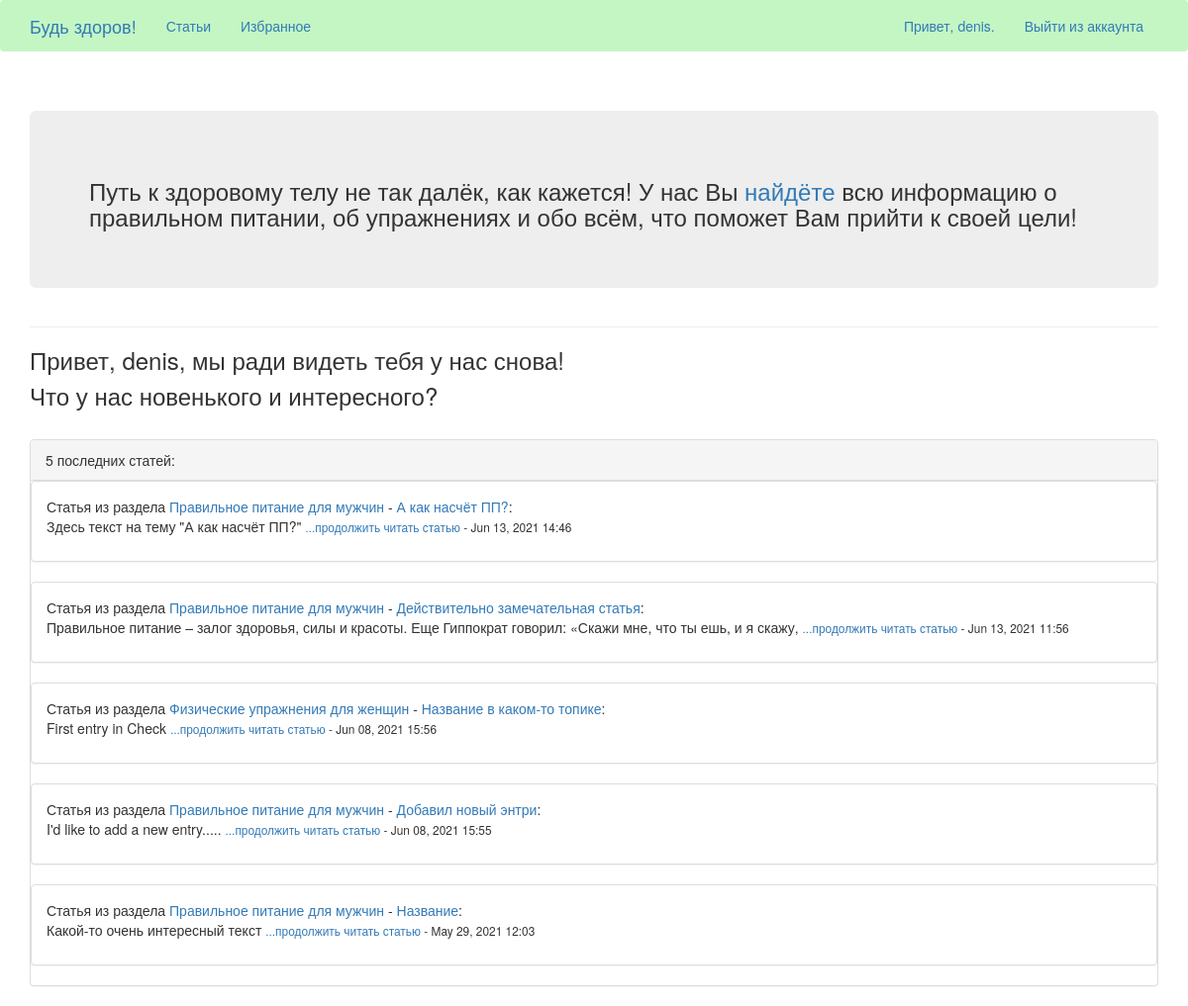
The app's page / (signed in), older data.
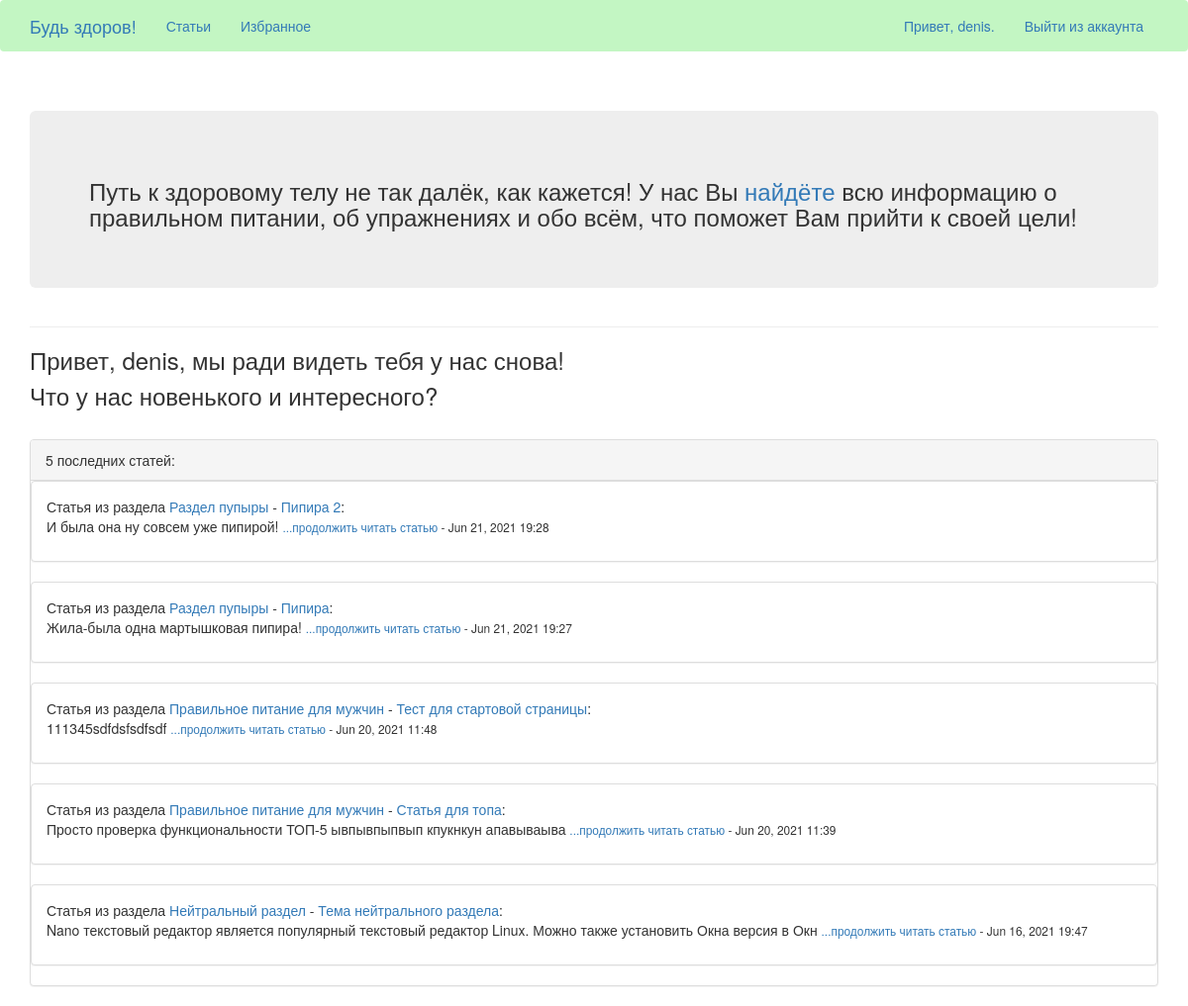
The same page, newer data.
### learning_logs/models.py (models this page shows, shortened)
class Entry(models.Model):
    topic = models.ForeignKey(Topic, on_delete=models.CASCADE)
    title = models.CharField(max_length=50)
    text = models.TextField()
    date_added = models.DateTimeField(auto_now_add=True)
    like = models.ManyToManyField(User, blank=True)
    class Meta:
        verbose_name_plural = 'entries'

class Topic(models.Model):
    text = models.CharField(max_length=200)
    date_added = models.DateTimeField(auto_now_add=True)
    owner=models.ForeignKey(User, on_delete=models.CASCADE)
    def __str__(self):
        return self.text

### learning_logs/views.py (the view)
# urls.py: url(r'^$', views.index, name='index'),
def index(request):
    top = Entry.objects.order_by('-date_added')[:5]
    read_more = '...продолжить читать статью'
    for entry in top:
        topic = entry.topic
        id = topic.id
        if len(entry.text) > 110:
            entry.text = entry.text[:110]
    context = {'top': top, 'read_more': read_more,'topic':topic, 'id':id}
    return render(request, 'learning_logs/index.html', context)

### learning_logs/templates/learning_logs/index.html (shortened to what this page needs)
{% extends "learning_logs/base.html" %}
{% block header %}
  <div class='jumbotron' >
    <h3 class="display-4">Путь к здоровому телу не так далёк, как кажется!
У нас Вы <a href="{% url 'topics' %}">найдёте</a> всю информацию о правильном питании, об упражнениях и обо
всём, что поможет Вам прийти к своей цели!
    </h3>
  </div>
{% endblock header %}
{% block content %}
  {% if user.is_authenticated %}
   <h3>Привет, {{ user.username }}, мы ради видеть тебя у нас снова!<br>
   Что у нас новенького и интересного?   </h3><br>
   <div class="panel panel-default">
   <div class="panel-heading" ">
     5 последних статей:
   </div>
   {%for entry in top%}
   <div class="panel panel-default">
   <div class="panel-body">
     Статья из раздела
    <a href="{% url 'topic' id %}"> {{entry.topic}}</a> -
      <a href="{% url 'entry' entry.id %}"> {{entry.title}}</a>:
<p>
     {{ entry.text }}
     <small>
     <a href="{% url 'entry' entry.id %}">{{ read_more }}</a> -
       {{ entry.date_added|date:'M d, Y H:i' }}
     </small>
     </p>
   </div>
   </div>
   {% endfor %}
  {% endif %}
{% endblock content %}

Row changes from the older to the newer data that the page shows:
no longer on this page (row unchanged): Entry: topic "Правильное питание для мужчин", title "А как насчёт ПП?", text "Здесь текст на тему \"А как насчёт ПП?\"", read_more "...продолжить читать статью", date_added "Jun 13, 2021 14:46"
no longer on this page (row unchanged): Entry: topic "Правильное питание для мужчин", title "Действительно замечательная статья", text "Правильное питание – залог здоровья, силы и красоты. Еще Гиппократ говорил: «Скажи мне, что ты ешь, и я скажу,", read_more "...продолжить читать статью", date_added "Jun 13, 2021 11:56"
no longer on this page (row unchanged): Entry: topic "Физические упражнения для женщин", title "Название в каком-то топике", text "First entry in Check", read_more "...продолжить читать статью", date_added "Jun 08, 2021 15:56"
no longer on this page (row unchanged): Entry: topic "Правильное питание для мужчин", title "Добавил новый энтри", text "I'd like to add a new entry.....", read_more "...продолжить читать статью", date_added "Jun 08, 2021 15:55"
no longer on this page (row unchanged): Entry: topic "Правильное питание для мужчин", title "Название", text "Какой-то очень интересный текст", read_more "...продолжить читать статью", date_added "May 29, 2021 12:03"
added Entry: topic "Раздел пупыры", title "Пипира 2", text "И была она ну совсем уже пипирой!", read_more "...продолжить читать статью", date_added "Jun 21, 2021 19:28"
added Entry: topic "Раздел пупыры", title "Пипира", text "Жила-была одна мартышковая пипира!", read_more "...продолжить читать статью", date_added "Jun 21, 2021 19:27"
added Entry: topic "Правильное питание для мужчин", title "Тест для стартовой страницы", text "111345sdfdsfsdfsdf", read_more "...продолжить читать статью", date_added "Jun 20, 2021 11:48"
added Entry: topic "Правильное питание для мужчин", title "Статья для топа", text "Просто проверка функциональности ТОП-5 ывпывпыпвып кпукнкун апавываыва", read_more "...продолжить читать статью", date_added "Jun 20, 2021 11:39"
added Entry: topic "Нейтральный раздел", title "Тема нейтрального раздела", text "Nano текстовый редактор является популярный текстовый редактор Linux. Можно также установить Окна версия в Окн", read_more "...продолжить читать статью", date_added "Jun 16, 2021 19:47"
